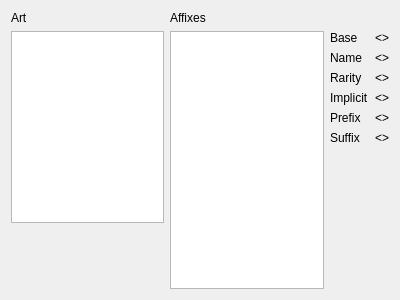
<?xml version="1.0" encoding="UTF-8"?>
<ui version="4.0">
 <class>ItemView</class>
 <widget class="QWidget" name="ItemView">
  <property name="geometry">
   <rect>
    <x>0</x>
    <y>0</y>
    <width>400</width>
    <height>300</height>
   </rect>
  </property>
  <property name="windowTitle">
   <string>Form</string>
  </property>
  <layout class="QGridLayout" name="gridLayout_2">
   <item row="0" column="1">
    <widget class="QLabel" name="label">
     <property name="text">
      <string>Affixes</string>
     </property>
    </widget>
   </item>
   <item row="3" column="0">
    <spacer name="verticalSpacer">
     <property name="orientation">
      <enum>Qt::Vertical</enum>
     </property>
     <property name="sizeHint" stdset="0">
      <size>
       <width>20</width>
       <height>40</height>
      </size>
     </property>
    </spacer>
   </item>
   <item row="1" column="0" rowspan="2">
    <widget class="QGraphicsView" name="itemArt"/>
   </item>
   <item row="1" column="2" rowspan="3">
    <layout class="QFormLayout" name="formLayout">
     <property name="sizeConstraint">
      <enum>QLayout::SetDefaultConstraint</enum>
     </property>
     <property name="fieldGrowthPolicy">
      <enum>QFormLayout::AllNonFixedFieldsGrow</enum>
     </property>
     <item row="0" column="0">
      <widget class="QLabel" name="lblBase">
       <property name="text">
        <string>Base</string>
       </property>
      </widget>
     </item>
     <item row="3" column="0">
      <widget class="QLabel" name="lblImplicit">
       <property name="text">
        <string>Implicit</string>
       </property>
      </widget>
     </item>
     <item row="4" column="0">
      <widget class="QLabel" name="lblPrefix">
       <property name="text">
        <string>Prefix</string>
       </property>
      </widget>
     </item>
     <item row="5" column="0">
      <widget class="QLabel" name="lblSuffix">
       <property name="text">
        <string>Suffix</string>
       </property>
      </widget>
     </item>
     <item row="0" column="1">
      <widget class="QLabel" name="lblBaseValue">
       <property name="text">
        <string>&lt;&gt;</string>
       </property>
      </widget>
     </item>
     <item row="3" column="1">
      <widget class="QLabel" name="lblImplicitValue">
       <property name="text">
        <string>&lt;&gt;</string>
       </property>
      </widget>
     </item>
     <item row="4" column="1">
      <widget class="QLabel" name="lblPrefixValue">
       <property name="text">
        <string>&lt;&gt;</string>
       </property>
      </widget>
     </item>
     <item row="5" column="1">
      <widget class="QLabel" name="lblSuffixValue">
       <property name="text">
        <string>&lt;&gt;</string>
       </property>
      </widget>
     </item>
     <item row="1" column="0">
      <widget class="QLabel" name="lblName">
       <property name="text">
        <string>Name</string>
       </property>
      </widget>
     </item>
     <item row="2" column="0">
      <widget class="QLabel" name="lblRarity">
       <property name="text">
        <string>Rarity</string>
       </property>
      </widget>
     </item>
     <item row="1" column="1">
      <widget class="QLabel" name="lblNameValue">
       <property name="text">
        <string>&lt;&gt;</string>
       </property>
      </widget>
     </item>
     <item row="2" column="1">
      <widget class="QLabel" name="lblRarityValue">
       <property name="text">
        <string>&lt;&gt;</string>
       </property>
      </widget>
     </item>
    </layout>
   </item>
   <item row="0" column="0">
    <widget class="QLabel" name="label_2">
     <property name="sizePolicy">
      <sizepolicy hsizetype="Preferred" vsizetype="Preferred">
       <horstretch>0</horstretch>
       <verstretch>0</verstretch>
      </sizepolicy>
     </property>
     <property name="text">
      <string>Art</string>
     </property>
    </widget>
   </item>
   <item row="1" column="1" rowspan="3">
    <widget class="QTextEdit" name="itemText"/>
   </item>
  </layout>
 </widget>
 <resources/>
 <connections/>
</ui>
